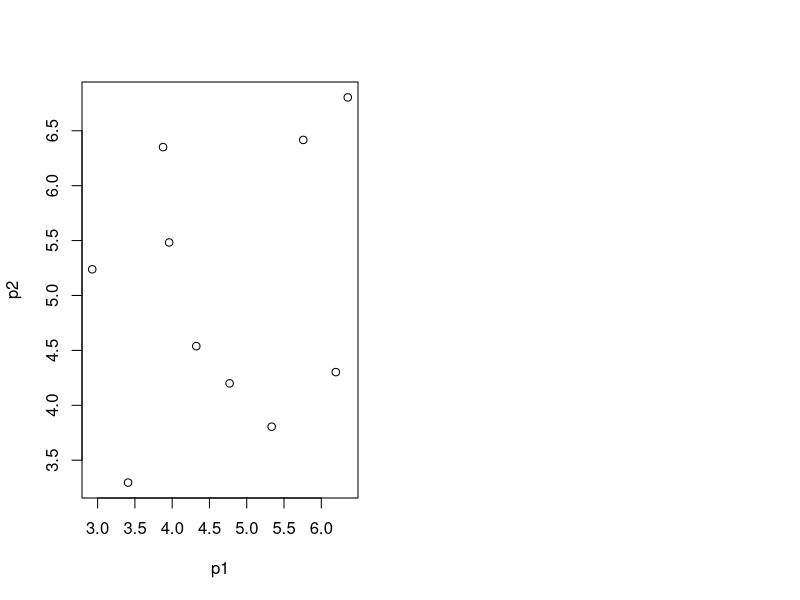
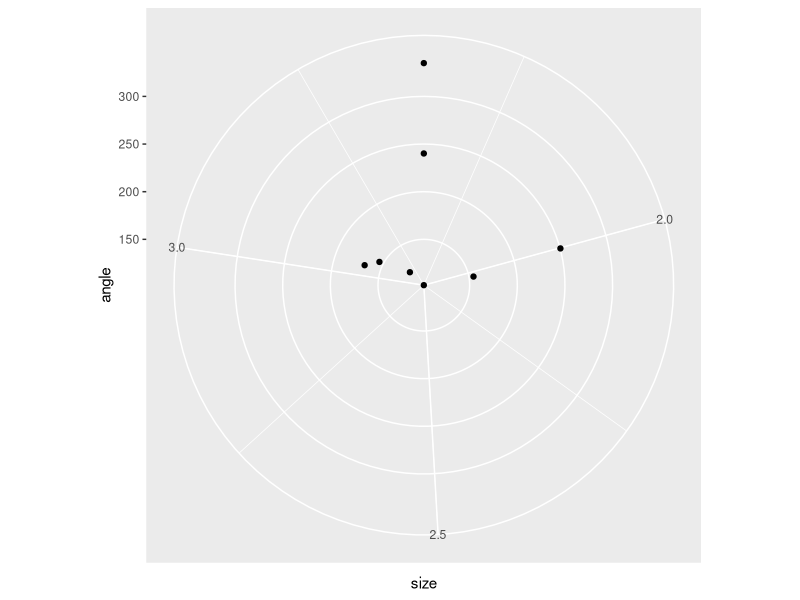

Write the R code that produced these figures, in order.
## ---- chunk 1
knitr::opts_chunk$set(echo = TRUE)

library(ggplot2)
## ---- chunk 2

x<-1.1
a<-2.2
b<-3.3

z1=x^a^b

z2=(x^a)^b

z3=(3*x^3)+(2*x^2)+1

print(c(z1,z2,z3))


## ---- chunk 3

a1<-rep(c(1:8,7:1))

a2<-rep(1:5, times=1:5)

a3<-rep(5:1, times=1:5)

## ---- chunk 4


getSteps <- function(x,y) {
  d <- diff(complex(real = x, imaginary = y))
  data.frame(size = Mod(d), 
             angle = c(NA, diff(Arg(d)) %% (2*pi)) * 360/(2*pi))
}


p1<-rnorm(10, mean=5, sd=1)
p2<-rnorm(10, mean=5, sd=1)

polar_coords<-getSteps(p1,p2)



par(mfrow=c(1,2))
plot(p1,p2)
ggplot(data=polar_coords, aes(size,angle))+coord_polar()+geom_point()



## ---- chunk 5
queue <- c("sheep", "fox", "owl", "ant")

queue<-c(queue, "snake")

queue<-queue[-1]

queue<- c("Donkey", queue)

queue<-queue[-5]

queue<-queue[-3]

queue<-c(queue[1:2], "aphid", queue[3])

match("aphid",queue)


## ---- chunk 6

library(dplyr)

vec<-1:100

vec1<-Filter(function(i) { all(i %% c(2,3,7) != 0) }, vec)

vec1
